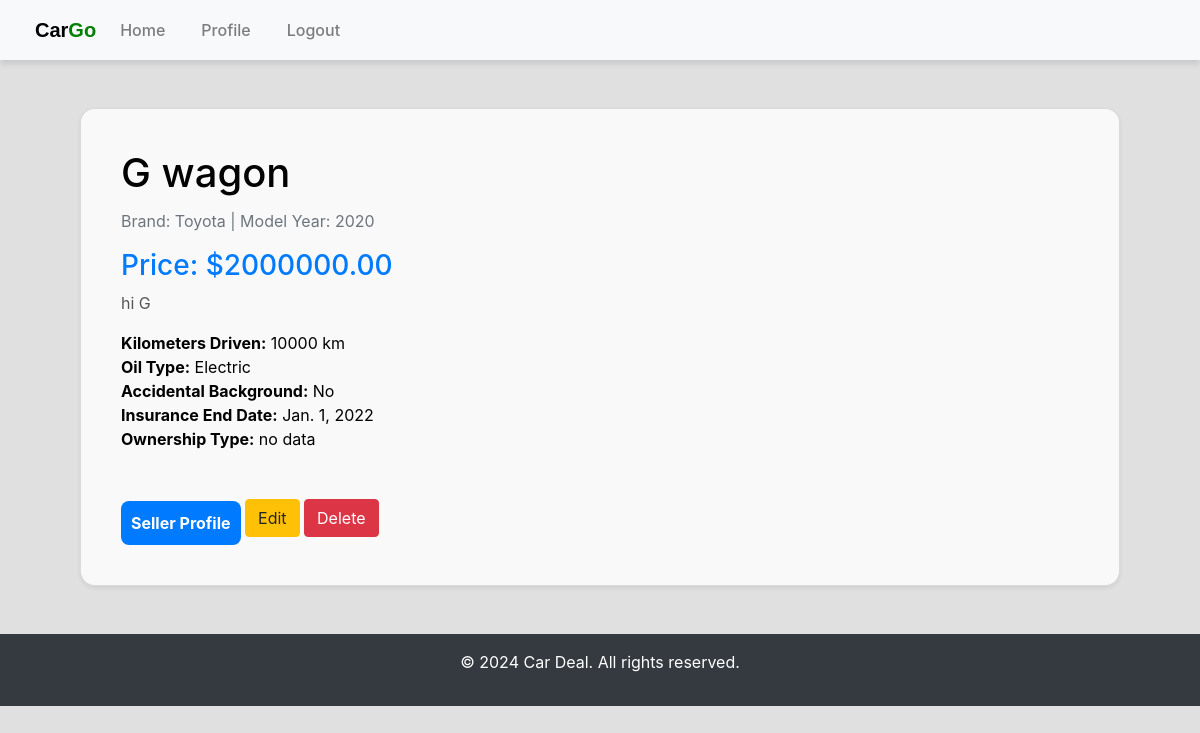
/car/11/ (signed in), run on an earlier commit of the app's database.
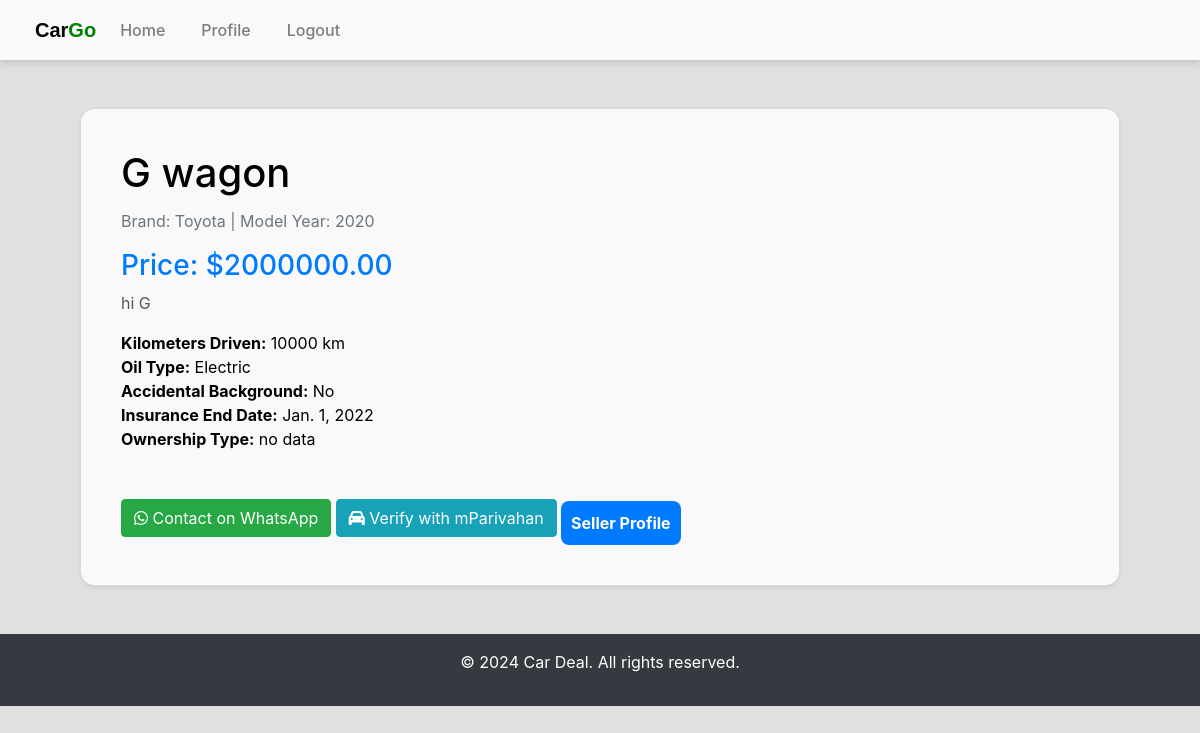
And on a later commit of the database.
### listings/views.py (the view)
# urls.py: path('car/<int:pk>/', views.car_combined_detail, name='car_combined_detail'),
@login_required
def car_combined_detail(request, pk):
    car = get_object_or_404(CarForSale, pk=pk)
    if car:
        return render(request, 'listings/car_detail.html', {'car': car})
    car = get_object_or_404(CarForRent, pk=pk)
    return render(request, 'listings/car_detail.html', {'car': car})

### listings/templates/listings/car_detail.html (shortened to what this page needs)
{% extends "listings/base.html" %}
{% load static %}
{% block content %}
<div class="container mt-5">
    <div class="card shadow-sm">
        <div class="card-body">
            <h1 class="card-title display-5">{{ car.name }}</h1>
            <p class="text-muted">Brand: {{ car.brand.name }} | Model Year: {{ car.model_year }}</p>
            <h3 class="text-primary">Price: ${{ car.price }}</h3>
            <p>{{ car.description }}</p>
            <div class="row">
                <div class="col-md-6">
                    <ul class="list-unstyled">
                        <li><strong>Kilometers Driven:</strong> {{ car.km_driven }} km</li>
                        <li><strong>Oil Type:</strong> {{ car.oil_type.type }}</li>
                        <li><strong>Accidental Background:</strong> {{ car.accidental_background|yesno:"Yes,No" }}</li>
                        <li><strong>Insurance End Date:</strong> {{ car.insurance_end_date }}</li>
                        <li><strong>Ownership Type:</strong> {{ car.ownership_type }}</li>
                    </ul>
                </div>
                <div class="col-md-6">
                </div>
            </div>
            <div class="mt-4">
                {% if user != car.owner %}
                    <a href="https://wa.me/?text=I'm%20interested%20in%20the%20{{ car.name }}%20listed%20for%20${{ car.price }}"
                       class="btn btn-success me-2" target="_blank">
                        <i class="fab fa-whatsapp"></i> Contact on WhatsApp
                    </a>
                    <a href="https://parivahan.gov.in/parivahan/" class="btn btn-info me-2" target="_blank">
                        <i class="fas fa-car"></i> Verify with mParivahan
                    </a>
                {% endif %}
                {% if car.owner.userprofile %}
                    <a href="{% url 'seller_profile' car.owner.userprofile.id %}" class="btn btn-primary me-2">Seller Profile</a>
                {% else %}
                    <span class="text-danger">Seller profile not available.</span>
                {% endif %}
                {% if user == car.owner %}
                    <a href="{% url 'car_combined_edit' car.pk %}" class="btn btn-warning me-2">Edit</a>
                    <form action="{% url 'car_combined_delete' car.pk %}" method="post" style="display:inline;">
                        <button type="submit" class="btn btn-danger">Delete</button>
                    </form>
                {% endif %}
            </div>
        </div>
    </div>
</div>
{% endblock %}

What changed in the data, as far as the page shows it:
changed CarForSale "G wagon": owner_id 6 → 8 (drawn)
Also different on the page:
text no longer shown: "Edit Delete"
text now shown: "Contact on WhatsApp Verify with mParivahan"
